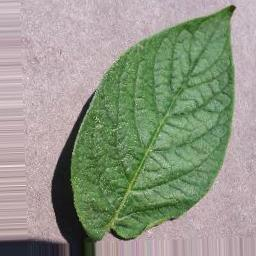
#> input picture Potato/Train/Potato___healthy/Potato_healthy-101-_0_8555.jpg, 256 x 256 px; its folder holds 4 pictures in this run
$ python interpolation.py
#> lines starting #> are read from the running program, lines starting #| are printed output that depends on the picture; after the words box and inside, x2 and y2 are one past the last pixel; in counts of white or black regions, pixels touching at a corner belong together; pictures that were not available may be replaced by others from this repository, and a replacement may not be noted
### img_extract_proj.py
import cv2 as cv
import matplotlib.pyplot as plt
import numpy as np
import os

early_DIR = 'Potato/Train/Potato___Early_blight'   # total 300 images
late_DIR = 'Potato/Train/Potato___Late_blight'     # total 300 images
healthy_DIR = 'Potato/Train/Potato___healthy'      # total 300 images

def read_file(path):
    img_file_path = []
    for img in os.listdir(path):
        img_file_path.append(path + '/' + img)

    return img_file_path

early_img = read_file(early_DIR)
late_img = read_file(late_DIR)
healthy_img = read_file(healthy_DIR)

img = cv.imread(healthy_img[0])
#> img is the input picture: shape (256, 256, 3); mean B, G, R 133.7, 150.6, 144.9
cv.imshow('Potato', img)

gray = cv.cvtColor(img, cv.COLOR_BGR2GRAY)
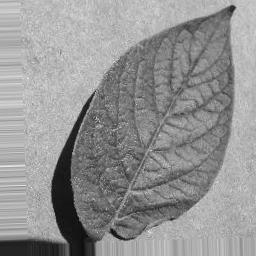
#> gray: shape (256, 256); min 4, max 242, mean 146.9
cv.imshow('Gray', gray)

cv.waitKey(0)

### interpolation.py
from img_extract_proj import read_file
import cv2 as cv
import numpy as np

healthy_DIR = 'Potato/Train/Potato___healthy'      # total 300 images

healthy_img = read_file(healthy_DIR)
img = cv.imread(healthy_img[0])
cv.imshow('Potato', img)

# Blur
# Number (7,7) the higher the number the more blur it get
blur = cv.GaussianBlur(img, (13,13), 0)
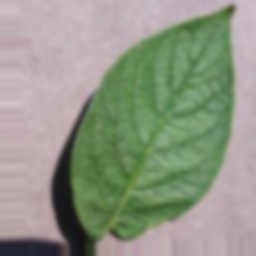
#> blur: shape (256, 256, 3); mean B, G, R 133.7, 150.6, 144.9
cv.imshow('Blur', blur)

gray = cv.cvtColor(blur, cv.COLOR_BGR2GRAY)
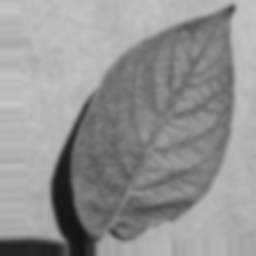
#> gray: shape (256, 256); min 19, max 199, mean 146.9
cv.imshow('Gray', gray)

threshold = 150
threshold, thresh = cv.threshold(gray, threshold, 255, cv.THRESH_BINARY)
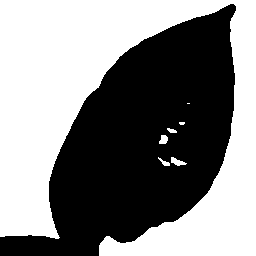
#> thresh: shape (256, 256); 52.2% white; 1 black region, box (x1, y1, x2, y2) and area: (0, 4, 236, 256) 31358
#> threshold = 150
cv.imshow('Binary', thresh)

mask = np.zeros((3,3), dtype='uint8')
print(mask)


cv.waitKey(0)
